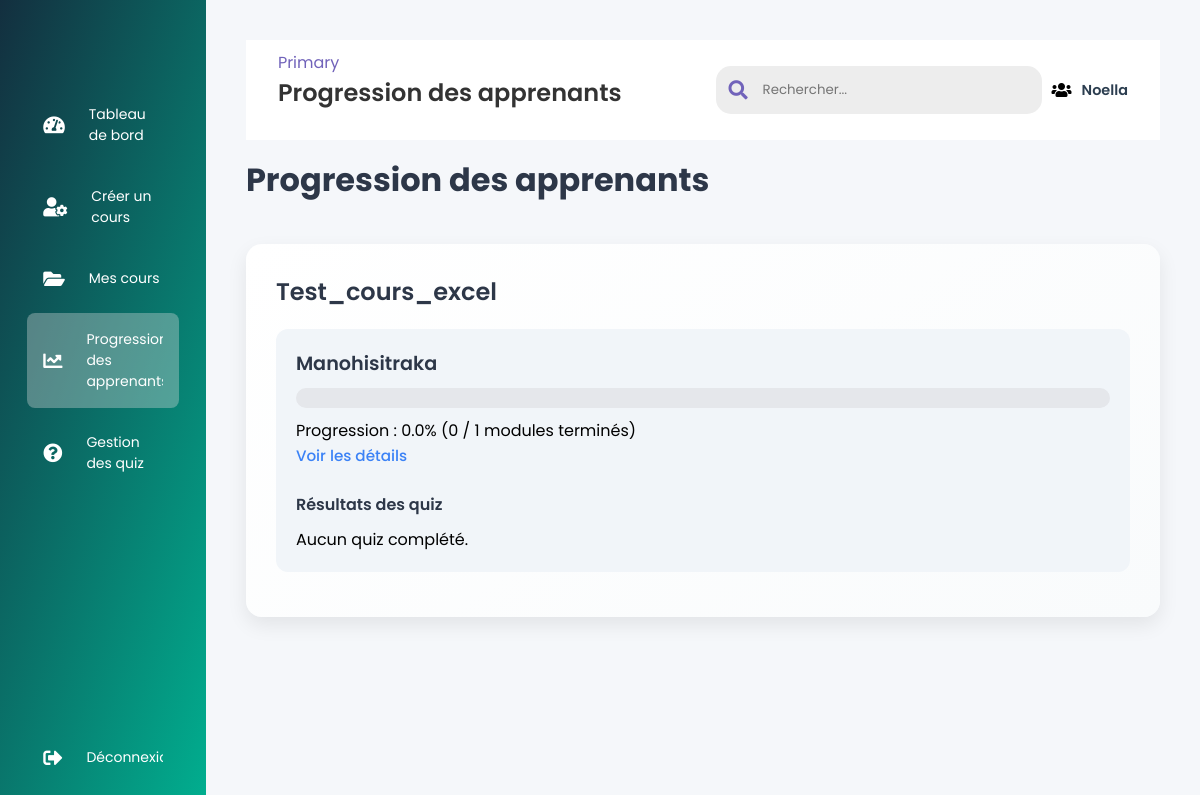
/Espace/formateur/progression_apprenants.php (signed in), run on the app's committed database.
### tables this page shows
CREATE TABLE `formateurs` (
  `id` int NOT NULL AUTO_INCREMENT,
  `nom_prenom` varchar(255) NOT NULL,
  `email` varchar(255) NOT NULL,
  `telephone` varchar(20) DEFAULT NULL,
  `ville_pays` varchar(255) DEFAULT NULL,
  `linkedin` varchar(255) DEFAULT NULL,
  `intitule_metier` varchar(255) DEFAULT NULL,
  `experience_formation` text,
  `detail_experience` text,
  `cv` varchar(255) DEFAULT NULL,
  `categories` text,
  `autre_domaine` varchar(255) DEFAULT NULL,
  `titre_cours` varchar(255) DEFAULT NULL,
  `objectif` text,
  `public_cible` text,
  `detail_complementaire` text,
  `formats` text,
  `format_autre` varchar(255) DEFAULT NULL,
  `duree_estimee` varchar(100) DEFAULT NULL,
  `type_formation` varchar(100) DEFAULT NULL,
  `motivation` text,
  `valeurs` text,
  `profil_public` text,
  `statut` enum('en_attente','verifie','premium','partenaire') DEFAULT 'en_attente',
  `created_at` timestamp NULL DEFAULT CURRENT_TIMESTAMP,
  `code_entree` varchar(255) DEFAULT NULL,
  `password` varchar(255) DEFAULT NULL,
  PRIMARY KEY (`id`),
  UNIQUE KEY `email` (`email`)
);

CREATE TABLE `cours` (
  `id` int NOT NULL AUTO_INCREMENT,
  `formateur_id` int NOT NULL,
  `formation_id` int NOT NULL,
  `contenu_formation_id` int NOT NULL,
  `titre` varchar(255) NOT NULL,
  `description` text NOT NULL,
  `prix` decimal(10,2) NOT NULL,
  `photo` varchar(255) DEFAULT NULL,
  `created_at` timestamp NULL DEFAULT CURRENT_TIMESTAMP,
  PRIMARY KEY (`id`),
  KEY `formateur_id` (`formateur_id`),
  KEY `formation_id` (`formation_id`),
  KEY `contenu_formation_id` (`contenu_formation_id`),
  CONSTRAINT `cours_ibfk_1` FOREIGN KEY (`formateur_id`) REFERENCES `formateurs` (`id`) ON DELETE CASCADE,
  CONSTRAINT `fk_cours_formation` FOREIGN KEY (`formation_id`) REFERENCES `formations` (`id_formation`) ON DELETE RESTRICT ON UPDATE CASCADE,
  CONSTRAINT `fk_cours_sous_formation` FOREIGN KEY (`contenu_formation_id`) REFERENCES `contenu_formations` (`id_contenu`) ON DELETE RESTRICT ON UPDATE CASCADE
);

### Espace/formateur/progression_apprenants.php (the view, shortened to what this page needs)
<?php
require_once '../config/db.php';
$formateur_id = $_SESSION['formateur_id'];
$trainer_name = "Formateur";
if (isset($pdo)) {
    try {
        $query = "SELECT nom_prenom FROM formateurs WHERE id = :id";
        $stmt = $pdo->prepare($query);
        $stmt->bindParam(':id', $formateur_id, PDO::PARAM_INT);
        $stmt->execute();
        $row = $stmt->fetch(PDO::FETCH_ASSOC);
        if ($row) {
            $trainer_name = htmlspecialchars($row['nom_prenom']);
        }
    } catch (PDOException $e) {
        error_log("Erreur de requête : " . $e->getMessage());
    }
}
$stmt = $pdo->prepare("SELECT * FROM cours WHERE formateur_id = ?");
$stmt->execute([$formateur_id]);
$cours = $stmt->fetchAll(PDO::FETCH_ASSOC);
$progression = [];
foreach ($cours as $c) {
    $stmt = $pdo->prepare("SELECT id FROM modules WHERE cours_id = ?");
    $stmt->execute([$c['id']]);
    $modules = $stmt->fetchAll(PDO::FETCH_ASSOC);
    $total_modules = count($modules);
    $stmt = $pdo->prepare("
        SELECT u.id AS utilisateur_id, u.nom AS utilisateur_nom
        FROM inscriptions i
        JOIN utilisateurs u ON i.utilisateur_id = u.id
        WHERE i.cours_id = ? AND i.statut_paiement = 'paye'
    ");
    $stmt->execute([$c['id']]);
    $apprenants = $stmt->fetchAll(PDO::FETCH_ASSOC);
    $progression[$c['id']] = [
        'titre' => $c['titre'],
        'total_modules' => $total_modules,
        'apprenants' => []
    ];
    foreach ($apprenants as $apprenant) {
        $stmt = $pdo->prepare("
            SELECT m.titre
            FROM completions c
            JOIN modules m ON c.module_id = m.id
            WHERE c.utilisateur_id = ? AND c.cours_id = ?
        ");
        $stmt->execute([$apprenant['utilisateur_id'], $c['id']]);
        $modules_termines = $stmt->fetchAll(PDO::FETCH_COLUMN);
        $stmt = $pdo->prepare("
            SELECT q.titre AS quiz_titre, r.score, r.date, q.score_minimum
            FROM resultats_quiz r
            JOIN quiz q ON r.quiz_id = q.id
            JOIN modules m ON q.module_id = m.id
            WHERE r.utilisateur_id = ? AND m.cours_id = ?
        ");
        $stmt->execute([$apprenant['utilisateur_id'], $c['id']]);
        $resultats_quiz = $stmt->fetchAll(PDO::FETCH_ASSOC);
        $progression[$c['id']]['apprenants'][$apprenant['utilisateur_id']] = [
            'nom' => $apprenant['utilisateur_nom'],
            'modules_termines' => $modules_termines,
            'progression' => $total_modules > 0 ? (count($modules_termines) / $total_modules) * 100 : 0,
            'resultats_quiz' => $resultats_quiz
        ];
    }
}
?>
<!DOCTYPE html>
<html lang="fr">
<head>
    <link rel="stylesheet" href="../../asset/css/styles/style-formateur.css">
    <link rel="stylesheet" href="https://cdnjs.cloudflare.com/ajax/libs/font-awesome/5.15.4/css/all.min.css">
</head>
<body>
    <div class="sidebar">
        <div class="logo"></div>
        <ul class="menu">
            <li>
                <a href="espace_formateur.php"><i class="fas fa-tachometer-alt"></i><span>Tableau de bord</span></a>
            </li>
            <li>
                <a href="create_cours.php"><i class="fas fa-user-cog"></i><span>Créer un cours</span></a>
            </li>
            <li>
                <a href="liste_cours.php"><i class="fas fa-folder-open"></i><span>Mes cours</span></a>
            </li>
            <li class="active">
                <a href="progression_apprenants.php"><i class="fas fa-chart-line"></i><span>Progression des apprenants</span></a>
            </li>
            <li>
                <a href="liste_quiz.php"><i class="fas fa-question-circle"></i><span>Gestion des quiz</span></a>
            </li>
            <li class="logout">
                <a href="../../authentification/logout.php"><i class="fas fa-sign-out-alt"></i><span>Déconnexion</span></a>
            </li>
        </ul>
    </div>
    <div class="main--content">
        <div class="header--wrapper">
            <div class="header--title">
                <span>Primary</span>
                <h2>Progression des apprenants</h2>
            </div>
            <div class="user--info">
                <div class="search--box">
                    <i class="fas fa-search"></i>
                    <input type="text" placeholder="Rechercher...">
                </div>
                <i class="fas fa-users"></i>
                <span class="trainer-name"><?php echo $trainer_name; ?></span>
            </div>
        </div>
        <h1>Progression des apprenants</h1>
        <?php if (empty($cours)): ?>
            <div class="no-progression">
                Aucun cours disponible. Créez un cours pour suivre la progression des apprenants !
            </div>
        <?php else: ?>
            <?php foreach ($cours as $c): ?>
                <div class="card">
                    <div class="card-body">
                        <h4 class="card-title"><?php echo htmlspecialchars($c['titre']); ?></h4>
                        <?php if (empty($progression[$c['id']]['apprenants'])): ?>
                            <p>Aucun apprenant inscrit à ce cours.</p>
                        <?php else: ?>
                            <div class="progression-list">
                                <?php foreach ($progression[$c['id']]['apprenants'] as $utilisateur_id => $data): ?>
                                    <div class="progression-item">
                                        <h5><?php echo htmlspecialchars($data['nom']); ?></h5>
                                        <div class="progress-bar">
                                        </div>
                                        <p>Progression : <?php echo number_format($data['progression'], 1); ?>% (<?php echo count($data['modules_termines']); ?> / <?php echo $progression[$c['id']]['total_modules']; ?> modules terminés)</p>
                                        <div class="toggle-progression" onclick="toggleDetails(this)">Voir les détails</div>
                                        <div class="quiz-results">
                                            <h6>Résultats des quiz</h6>
                                            <?php if (empty($data['resultats_quiz'])): ?>
                                                <p>Aucun quiz complété.</p>
                                            <?php endif; ?>
                                        </div>
                                    </div>
                                <?php endforeach; ?>
                            </div>
                        <?php endif; ?>
                    </div>
                </div>
            <?php endforeach; ?>
        <?php endif; ?>
    </div>
</body>
</html>

### asset/css/styles/style-formateur.css (style rules this page uses)
* { margin: 0; padding: 0; border: none; outline: none; box-sizing: border-box; font-family: "Poppins", sans-serif; }
body { display: flex; }
.sidebar { position: sticky; top: 0; left: 0; bottom: 0; width: 110px; height: 100vh; padding: 0 1.7rem; color: #fff; overflow: hidden; transition: all 0.5s linear; background: linear-gradient(109deg, #132F3F, #01ae8f); }
.logo { height: 80px; padding: 16px; }
.menu { height: 88%; position: relative; list-style: none; padding: 0; }
.menu li { padding: 1rem; margin: 8px 0; border-radius: 8px; transition: all 0.5s ease-in-out; }
.menu li:hover, .active { background-color: #e0e0e058; }
.menu a { color: #fff; font-size: 14px; text-decoration: none; display: flex; align-items: center; gap: 1.5rem; }
.menu a span { overflow: hidden; }
.menu a i { font-size: 1.2rem; }
.logout { position: absolute; bottom: 0; left: 0; width: 100%; }
.main--content { position: relative; background: #ebe9e9; width: 100%; padding: 1rem; }
.header--wrapper { display: flex; justify-content: space-between; align-items: center; flex-wrap: wrap; margin-bottom: 1rem; padding: 10px 2rem; background-color: #fff; }
.header--title { color: rgba(113, 99, 186, 255); }
.user--info { display: flex; align-items: center; gap: 1rem; }
.search--box { background: rgb(237, 237, 237); border-radius: 15px; color: rgb(113, 99, 186, 255); display: flex; align-items: center; gap: 5px; padding: 4px 12px; }
.search--box input { background: transparent; padding: 10px; }
.search--box i { font-size: 1.2rem; cursor: pointer; transition: all 0.5s ease-out; }
.main--content { padding: 30px; }
h2 { color: #333; font-weight: 600; margin-bottom: 20px; }
a { text-decoration: none; color: #007bff; transition: color 0.3s, transform 0.2s; }
.user--info { display: flex; align-items: center; gap: 10px; }
.trainer-name { font-size: 0.9em; font-weight: 600; color: #2c3e50; }

### Espace/formateur/progression_apprenants.php (style rules this page uses)
.main--content { padding: 40px; background: #f5f7fa; min-height: 100vh; }
h1 { color: #2d3748; font-weight: 700; font-size: 2rem; margin-bottom: 40px; font-family: 'Poppins', sans-serif; }
.card { border: none; border-radius: 16px; background: linear-gradient(145deg, #ffffff, #f9fbfc); box-shadow: 0 8px 20px rgba(0, 0, 0, 0.08); margin-bottom: 30px; transition: transform 0.3s, box-shadow 0.3s; }
.card-body { padding: 30px; }
.card-title { color: #2d3748; font-weight: 600; font-size: 1.5rem; margin-bottom: 15px; }
.progression-list { margin-top: 20px; }
.progression-item { background: #f1f5f9; border-radius: 12px; padding: 20px; margin-bottom: 15px; transition: background-color 0.3s; }
.progression-item h5 { color: #2d3748; font-weight: 600; font-size: 1.2rem; margin-bottom: 10px; }
.progress-bar { height: 20px; background: #e5e7eb; border-radius: 10px; overflow: hidden; margin-bottom: 10px; }
.toggle-progression, .toggle-quiz { cursor: pointer; color: #3b82f6; font-size: 0.95rem; font-weight: 500; margin-bottom: 10px; display: inline-block; }
.quiz-results { margin-top: 15px; }
.quiz-results h6 { color: #2d3748; font-weight: 600; font-size: 1rem; margin-bottom: 10px; }
.user--info { display: flex; align-items: center; gap: 10px; }
.trainer-name { font-size: 0.9em; font-weight: 600; color: #2c3e50; }

### data on the page
formateurs: nom_prenom "Noella"
cours: titre "Test_cours_excel", nom "Manohisitraka", progression "0.0", count($data['modules_termines']) "0", id "1"
